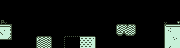

A 2D game scene composited from a Tiled map and its tileset images. What follows is a short description and the map's XML, with every tile layer's data as written:
An orthogonal 45x12 tile map with 4x4 px tiles, 4 tile layers (background, platforms, switchBoard, spawnSprites), 3 tilesets.

<map version="1.2" tiledversion="1.3.5" orientation="orthogonal" renderorder="right-down" width="45" height="12" tilewidth="4" tileheight="4" infinite="0" nextlayerid="12" nextobjectid="1">
 <tileset firstgid="1" source="Tilesets/Tileset1.tsx" />
 <tileset firstgid="101" source="Tilesets/switchBlocks.tsx" />
 <tileset firstgid="173" source="Tilesets/spawnSprites.tsx" />
 <layer id="11" name="background" width="45" height="12">
  <data encoding="csv">
0,0,0,0,0,0,0,0,0,0,0,0,0,0,0,0,0,0,0,0,0,0,0,0,0,0,0,0,0,0,0,0,0,0,0,0,0,0,0,0,0,0,0,0,0,
0,0,0,0,0,0,0,0,0,0,0,0,0,0,0,0,0,0,0,0,0,0,0,0,0,0,0,0,0,0,0,0,0,0,0,0,0,0,0,0,0,0,0,0,0,
0,0,0,0,0,0,0,0,0,0,0,0,0,0,0,0,0,0,0,0,0,0,0,0,0,0,0,0,0,0,0,0,0,0,0,0,0,0,0,0,0,0,0,0,0,
0,0,0,0,0,0,0,0,0,0,0,0,0,0,0,0,0,0,0,0,0,0,0,0,0,0,0,0,0,0,0,0,0,0,0,0,0,0,0,0,0,0,0,0,0,
0,0,0,0,0,0,0,0,0,0,0,0,0,0,0,0,0,0,0,0,0,0,0,0,0,0,0,0,0,0,0,0,0,0,0,0,0,0,0,0,0,0,0,0,0,
0,16,0,0,0,0,0,0,0,0,0,0,0,0,0,0,0,0,0,0,0,0,0,0,0,0,0,0,0,0,0,0,0,0,0,0,0,0,0,0,0,16,0,0,9,
0,0,0,0,0,0,0,0,0,0,0,0,0,0,0,0,0,0,0,0,0,0,0,0,0,0,0,0,0,0,0,0,0,0,0,0,0,0,0,0,0,0,0,0,0,
12,94,0,0,0,0,0,0,0,0,0,0,0,0,0,0,0,0,0,0,0,0,0,0,0,0,0,0,0,0,42,42,42,0,0,0,0,0,0,0,0,0,95,12,12,
98,12,0,0,0,0,0,0,0,0,0,0,0,0,0,0,0,0,0,0,0,0,0,0,0,0,0,0,0,0,0,0,0,0,0,0,0,0,0,0,0,0,12,12,12,
0,0,0,0,0,0,0,0,0,0,0,0,0,0,0,0,0,0,0,0,0,0,0,0,0,0,0,0,0,0,0,0,0,0,0,0,0,0,0,0,0,0,12,93,94,
0,0,0,0,0,0,0,0,0,0,42,42,0,0,0,0,0,0,0,0,0,0,0,0,0,0,0,0,0,0,0,0,0,0,0,0,0,0,0,0,0,0,12,12,12,
0,0,0,0,0,0,0,0,0,0,42,42,0,0,0,0,0,0,0,0,0,0,0,0,0,0,0,0,0,0,0,0,0,0,0,0,0,0,0,0,0,0,97,12,12
</data>
 </layer>
 <layer id="2" name="platforms" width="45" height="12">
  <properties>
   <property name="Collidable" type="bool" value="true" />
  </properties>
  <data encoding="csv">
0,0,0,0,0,0,0,0,0,0,0,0,0,0,0,0,0,0,0,0,0,0,0,0,0,0,0,0,0,0,0,0,0,0,0,0,0,0,0,0,0,0,0,0,0,
0,0,0,0,0,0,0,0,0,0,0,0,0,0,0,0,0,0,0,0,0,0,0,0,0,0,0,0,0,0,0,0,0,0,0,0,0,0,0,0,0,0,0,0,0,
0,0,0,0,0,0,0,0,0,0,0,0,0,0,0,0,0,0,0,0,0,0,0,0,0,0,0,0,0,0,0,0,0,0,0,0,0,0,0,0,0,0,0,0,0,
0,0,0,0,0,0,0,0,0,0,0,0,0,0,0,0,0,0,0,0,0,0,0,0,0,0,0,0,0,0,0,0,0,0,0,0,0,0,0,0,0,0,0,0,0,
0,0,0,0,0,0,0,0,0,0,0,0,0,0,0,0,0,0,0,0,0,0,0,0,0,0,0,0,0,0,0,0,0,0,0,0,0,0,0,0,0,0,0,0,0,
0,0,0,0,0,0,0,0,0,0,0,0,0,0,0,0,0,0,0,0,0,0,0,0,0,0,0,0,0,0,0,0,0,0,0,0,0,0,0,0,0,0,0,0,0,
2,2,3,0,0,0,0,0,0,0,0,0,0,0,0,0,0,0,0,0,0,0,0,0,0,0,0,0,0,31,32,33,32,33,0,0,0,0,0,0,0,1,2,2,2,
0,0,13,0,0,0,0,0,0,0,0,0,0,0,0,0,0,0,0,0,0,0,0,0,0,0,0,0,0,41,0,0,0,43,0,0,0,0,0,0,0,11,0,0,0,
0,0,13,0,0,0,0,0,0,0,0,0,0,0,0,0,0,0,0,0,0,0,0,0,0,0,0,0,0,51,53,51,52,53,0,0,0,0,0,0,0,11,0,0,0,
22,22,23,0,0,0,0,0,0,31,32,32,33,0,0,0,0,0,0,0,0,0,0,0,0,0,0,0,0,0,0,0,0,0,0,0,0,0,0,0,0,11,0,0,0,
0,0,0,0,0,0,0,0,0,41,0,0,43,0,0,0,0,0,0,0,0,0,0,0,0,0,0,0,0,0,0,0,0,0,0,0,0,0,0,0,0,11,0,0,0,
0,0,0,0,0,0,0,0,0,41,0,0,43,0,0,0,0,0,0,0,0,0,0,0,0,0,0,0,0,0,0,0,0,0,0,0,0,0,0,0,0,11,0,0,0
</data>
 </layer>
 <layer id="8" name="switchBoard" width="45" height="12">
  <properties>
   <property name="switchBlock" type="bool" value="true" />
   <property name="switchDelay" type="float" value="1.4" />
  </properties>
  <data encoding="csv">
0,0,0,0,0,0,0,0,0,0,0,0,0,0,0,0,0,0,0,0,0,0,0,0,0,0,0,0,0,0,0,0,0,0,0,0,0,0,0,0,0,0,0,0,0,
0,0,0,0,0,0,0,0,0,0,0,0,0,0,0,0,0,0,0,0,0,0,0,0,0,0,0,0,0,0,0,0,0,0,0,0,0,0,0,0,0,0,0,0,0,
0,0,0,0,0,0,0,0,0,0,0,0,0,0,0,0,0,0,0,0,0,0,0,0,0,0,0,0,0,0,0,0,0,0,0,0,0,0,0,0,0,0,0,0,0,
0,0,0,0,0,0,0,0,0,0,0,0,0,0,0,0,0,0,0,0,0,0,0,0,0,0,0,0,0,0,0,0,0,0,0,0,0,0,0,0,0,0,0,0,0,
0,0,0,0,0,0,0,0,0,0,0,0,0,0,0,0,0,0,0,0,0,0,0,0,0,0,0,0,0,0,0,0,0,0,0,0,0,0,0,0,0,0,0,0,0,
0,0,0,0,0,0,0,0,0,0,0,0,0,0,0,0,0,0,0,0,0,0,0,0,0,0,0,0,0,0,0,0,0,0,0,0,0,0,0,0,0,0,0,0,0,
0,0,0,0,0,0,0,0,0,0,0,0,0,0,0,0,0,0,0,0,0,0,0,0,0,0,0,0,0,0,0,0,0,0,0,0,0,0,0,0,0,0,0,0,0,
0,0,0,0,0,0,0,0,0,0,0,0,0,0,0,0,0,0,0,0,0,0,0,0,0,0,0,0,0,0,0,0,0,0,0,0,0,0,0,0,0,0,0,0,0,
0,0,0,0,0,0,0,0,0,0,0,0,0,0,0,0,0,0,0,0,0,0,0,0,0,0,0,0,0,0,0,0,0,0,0,0,0,0,0,0,0,0,0,0,0,
0,0,0,0,0,0,0,0,0,0,0,0,0,0,0,0,101,102,102,102,138,138,138,139,0,0,0,0,0,0,0,0,0,0,0,0,0,0,0,0,0,0,0,0,0,
0,0,0,0,0,0,0,0,0,0,0,0,0,0,0,0,113,114,114,114,150,150,150,151,0,0,0,0,0,0,0,0,0,0,0,0,0,0,0,0,0,0,0,0,0,
0,0,0,0,0,0,0,0,0,0,0,0,0,0,0,0,113,114,114,114,150,150,150,151,0,0,0,0,0,0,0,0,0,0,0,0,0,0,0,0,0,0,0,0,0
</data>
 </layer>
 <layer id="10" name="spawnSprites" width="45" height="12">
  <properties>
   <property name="spawn" type="bool" value="true" />
  </properties>
  <data encoding="csv">
0,0,0,0,0,0,0,0,0,0,0,0,0,0,0,0,0,0,0,0,0,0,0,0,0,0,0,0,0,0,0,0,0,0,0,0,0,0,0,0,0,0,0,0,0,
0,0,0,0,0,0,0,0,0,0,0,0,0,0,0,0,0,0,0,0,0,0,0,0,0,0,0,0,0,0,0,0,0,0,0,0,0,0,0,0,0,0,0,0,0,
0,0,0,0,0,0,0,0,0,0,0,0,0,0,0,0,0,0,0,0,0,0,0,0,0,0,0,0,0,0,0,0,0,0,0,0,0,0,0,0,0,0,0,0,0,
0,0,0,0,0,0,0,0,0,0,0,0,0,0,0,0,0,0,0,0,0,0,0,0,0,0,0,0,0,0,0,0,0,0,0,0,0,0,0,0,0,0,0,0,0,
0,0,0,0,0,0,0,0,0,0,0,0,0,0,0,0,0,0,0,0,0,0,0,0,0,0,0,0,0,0,0,0,0,0,0,0,0,0,0,0,0,0,0,0,0,
173,0,0,0,0,0,0,0,0,0,0,0,0,0,0,0,0,0,0,0,0,0,0,0,0,0,0,0,0,0,0,0,0,0,0,0,0,0,0,0,0,0,0,0,0,
0,0,0,0,0,0,0,0,0,0,0,0,0,0,0,0,0,0,0,0,0,0,0,0,0,0,0,0,0,0,0,0,0,0,0,0,0,0,0,0,0,0,0,0,0,
0,0,0,0,0,0,0,0,0,0,0,0,0,0,0,0,0,0,0,0,0,0,0,0,0,0,0,0,0,0,0,0,0,0,0,0,0,0,0,0,0,0,0,0,0,
0,0,0,0,0,0,0,0,0,0,0,0,0,0,0,0,0,0,0,0,0,0,0,0,0,0,0,0,0,0,0,0,0,0,0,0,0,0,0,0,0,0,0,0,0,
0,0,0,0,0,0,0,0,0,0,0,0,0,0,0,0,0,0,0,0,0,0,0,0,0,0,0,0,0,0,0,0,0,0,0,0,0,0,0,0,0,0,0,0,0,
0,0,0,0,0,0,0,0,0,0,0,0,0,0,0,0,0,0,0,0,0,0,0,0,0,0,0,0,0,0,0,0,0,0,0,0,0,0,0,0,0,0,0,0,0,
0,0,0,0,0,0,0,0,0,0,0,0,0,0,0,0,0,0,0,0,0,0,0,0,0,0,0,0,0,0,0,0,0,0,0,0,0,0,0,0,0,0,0,0,0
</data>
 </layer>
</map>
